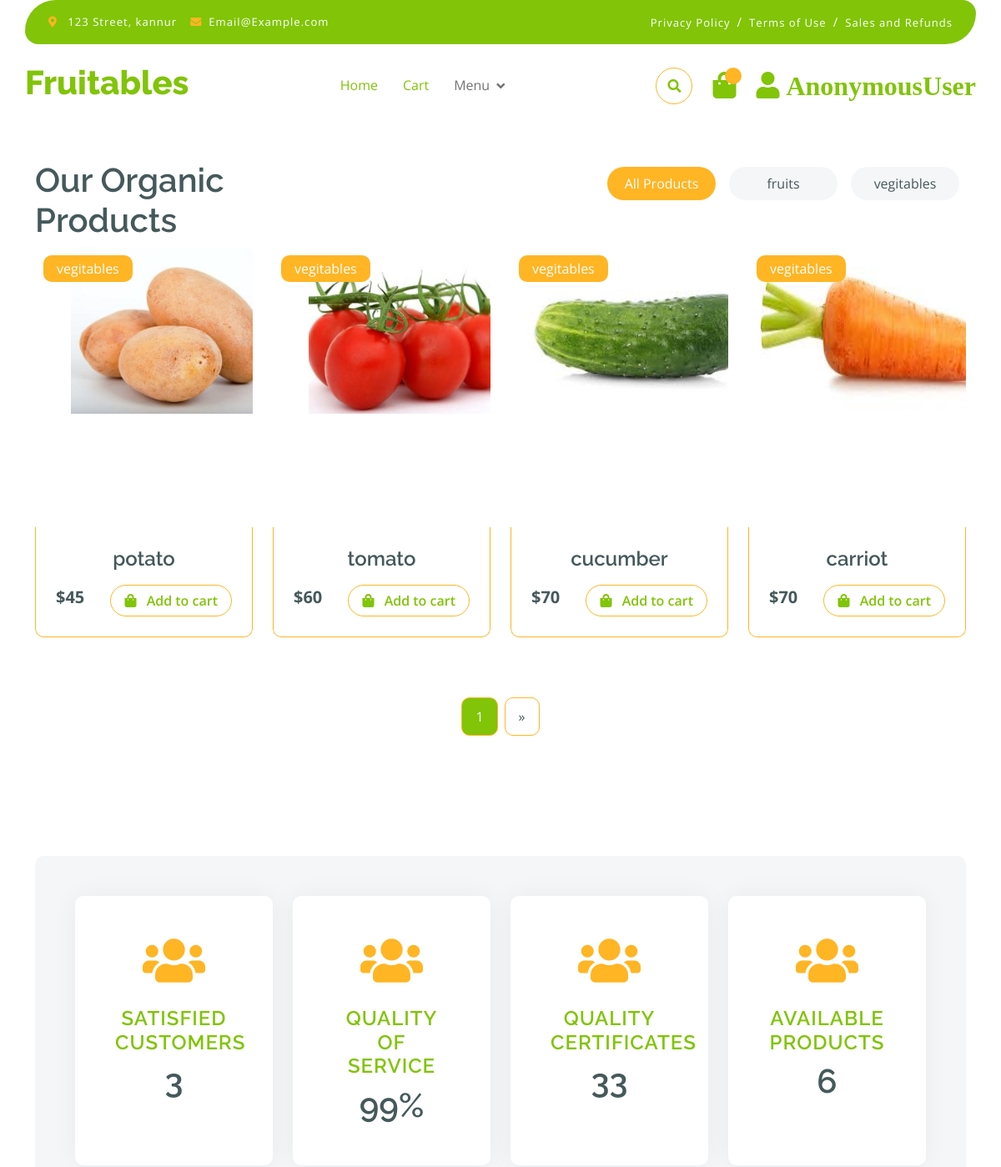
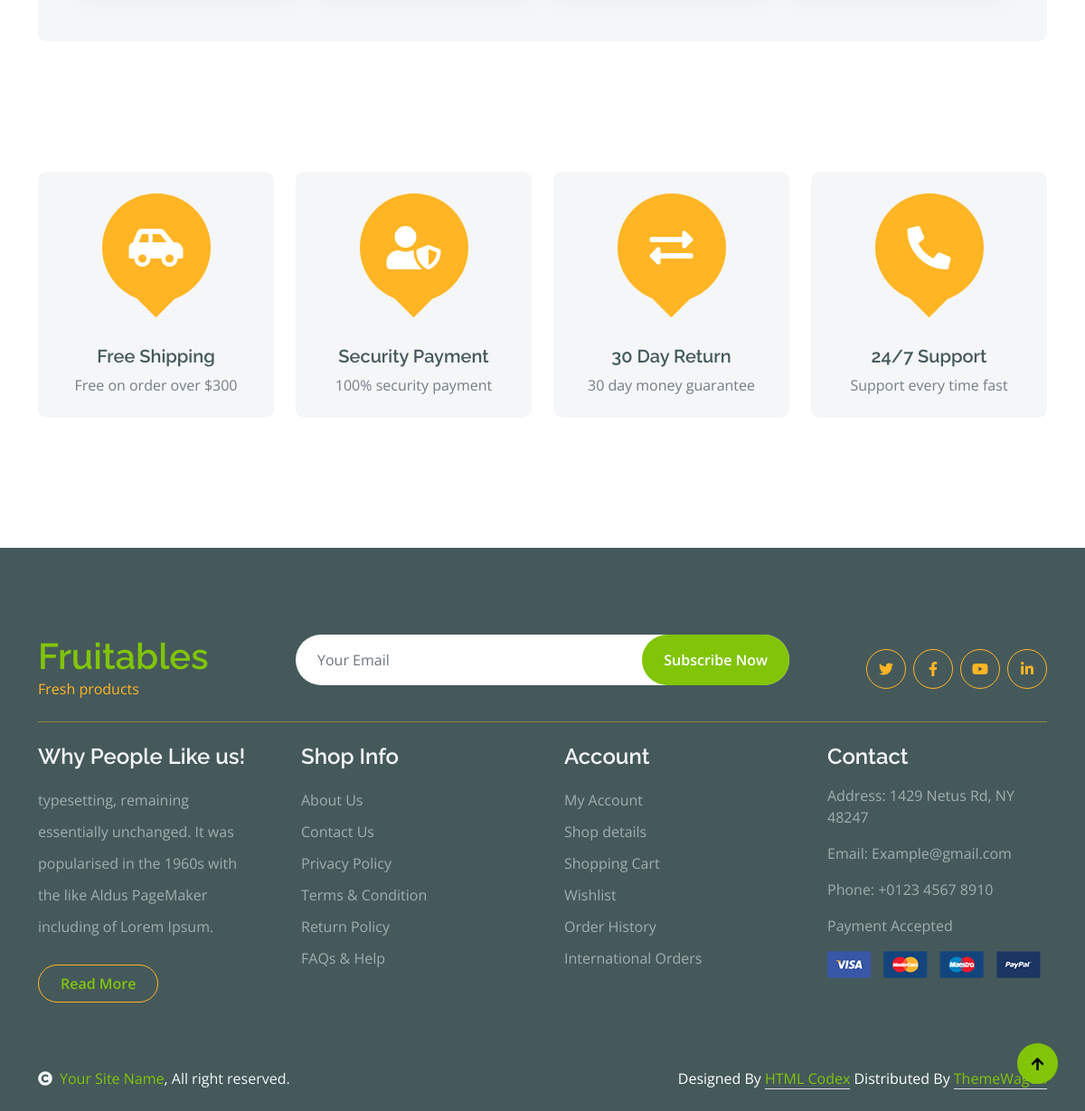
Page /filter/2/ on the committed database (2 pictures, top to bottom).
### app/models.py (models this page shows, shortened)
class Category(models.Model):
    name = models.CharField(max_length=50)
    def __str__(self):
        return self.name

class Product(models.Model):
    name = models.CharField(max_length=50, blank=True, null=True)
    desc = models.TextField(blank=True, null=True)
    price = models.IntegerField(blank=True, null=True)
    image = models.ImageField(
        upload_to='images', default='image not available')
    thumbnails = models.ImageField(upload_to='thumbnail', blank=True)
    categ = models.ForeignKey(
        'category', on_delete=models.CASCADE, blank=True, null=True)
    created = models.DateTimeField(auto_now=True)
    class Meta:
        ordering = ['-created']

### app/views.py (the view)
# urls.py: path('filter/<str:pk>/',productFilter,name='productfilter'),
@cache_page(60 * 15)
def productFilter(request, pk):
    user = User.objects.all().count()
    category = Category.objects.all()
    products = Product.objects.filter(categ=pk)
    total_products = products.count()
    p = Paginator(products, 4)
    page_number = request.GET.get('page')
    try:
        page_obj = p.get_page(page_number)
    except PageNotAnInteger:
        page_obj = p.page(1)
    except EmptyPage:
        page_obj = p.page(p.num_pages)
    context = {'page_obj': page_obj, 'category': category,
               'user': user, 'total_products': total_products}
    return render(request, 'products.html', context)

### templates/products.html (shortened to what this page needs)
{% extends "index.html" %}
{% block products %}
<br>
<br>
<br><br>
<div class="container-fluid fruite py-5">
    <div class="container py-5">
        <div class="tab-class text-center">
            <div class="row g-4">
                <div class="col-lg-4 text-start">
                    <h1>Our Organic Products</h1>
                </div>
                <div class="col-lg-8 text-end">
                    <ul class="nav nav-pills d-inline-flex text-center mb-5">
                        <li class="nav-item">
                            <a class="d-flex m-2 py-2 bg-light rounded-pill active" data-bs-toggle="pill" href="{% url 'index' %}">
                                <span class="text-dark" style="width: 130px;">All Products</span>
                            </a>
                        </li>
                        {% for i in category  %}
                          <li class="nav-item">
                            <a class="d-flex py-2 m-2 bg-light rounded-pill"  href="{% url 'productfilter' i.id %}">
                                <span class="text-dark" style="width: 130px;">{{i.name}}</span>
                            </a>
                        </li>
                        {% endfor %}
                    </ul>
                </div>
            </div>
              <div class="tab-content">
                <div id="tab-1" class="tab-pane fade show p-0 active">
                    <div class="row g-4">
                        <div class="col-lg-12">
                            <div class="row g-4">
                              {% for i in page_obj  %}
                                <div class="col-md-6 col-lg-4 col-xl-3" >
                                  <a href="{% url 'shopdetails' i.id %}">
                                    <div class="rounded position-relative fruite-item" >
                                        <div class="fruite-img">
                                            <img src="{{i.image.url}}" class="img-fluid  rounded-top" alt="" style="height: 200px; ">
                                        </div>
                                        <div class="text-white bg-secondary px-3 py-1 rounded position-absolute" style="top: 10px; left: 10px;">{{i.categ}}</div>
                                        <div class="p-4 border border-secondary border-top-0 rounded-bottom">
                                            <h4>{{i.name}}</h4>
                                            <div class="d-flex justify-content-between flex-lg-wrap">
                                                <p class="text-dark fs-5 fw-bold mb-0"> ${{i.price}}</p>
                                                <a href="{% url 'addtocart' i.id %}" class="btn border border-secondary rounded-pill px-3 text-primary"><i class="fa fa-shopping-bag me-2 text-primary"></i> Add to cart</a>
                                            </div>
                                        </div>
                                    </div>
                                  </a>
                                </div>
                              {%endfor%}
                              <center>
                                <div class="pagination d-flex justify-content-center mt-5">
                                <a href="#" class="active rounded">{{page_obj.number}}</a>
                                {%if page_obj.has_next %}
                                  <a href="?page={{page_obj.next_page_number}}" class="rounded">&raquo;</a>
                                {% endif %}</div>
                                </center>
                            </div>
                        </div>
                    </div>
                </div>
            </div>
        </div>
    </div>
  </div>
  <div class="container-fluid py-5">
    <div class="container">
      <div class="bg-light p-5 rounded">
        <div class="row g-4 justify-content-center">
          <div class="col-md-6 col-lg-6 col-xl-3">
            <div class="counter bg-white rounded p-5">
              <i class="fa fa-users text-secondary"></i>
              <h4>satisfied customers</h4>
              <h1>{{user}}</h1>
            </div>
          </div>
          <div class="col-md-6 col-lg-6 col-xl-3">
            <div class="counter bg-white rounded p-5">
              <i class="fa fa-users text-secondary"></i>
              <h4>quality of service</h4>
              <h1>99%</h1>
            </div>
          </div>
          <div class="col-md-6 col-lg-6 col-xl-3">
            <div class="counter bg-white rounded p-5">
              <i class="fa fa-users text-secondary"></i>
              <h4>quality certificates</h4>
              <h1>33</h1>
            </div>
          </div>
          <div class="col-md-6 col-lg-6 col-xl-3">
            <div class="counter bg-white rounded p-5">
              <i class="fa fa-users text-secondary"></i>
              <h4>Available Products</h4>
              <h1>{{total_products}}</h1>
            </div>
          </div>
        </div>
      </div>
    </div>
  </div>
     <div class="container-fluid featurs py-5">
      <div class="container py-5">
        <div class="row g-4">
          <div class="col-md-6 col-lg-3">
            <div class="featurs-item text-center rounded bg-light p-4">
              <div
                class="featurs-icon btn-square rounded-circle bg-secondary mb-5 mx-auto"
              >
                <i class="fas fa-car-side fa-3x text-white"></i>
              </div>
              <div class="featurs-content text-center">
                <h5>Free Shipping</h5>
                <p class="mb-0">Free on order over $300</p>
              </div>
            </div>
          </div>
          <div class="col-md-6 col-lg-3">
            <div class="featurs-item text-center rounded bg-light p-4">
              <div
                class="featurs-icon btn-square rounded-circle bg-secondary mb-5 mx-auto"
              >
                <i class="fas fa-user-shield fa-3x text-white"></i>
              </div>
              <div class="featurs-content text-center">
                <h5>Security Payment</h5>
                <p class="mb-0">100% security payment</p>
              </div>
            </div>
          </div>
          <div class="col-md-6 col-lg-3">
            <div class="featurs-item text-center rounded bg-light p-4">
              <div
                class="featurs-icon btn-square rounded-circle bg-secondary mb-5 mx-auto"
              >
                <i class="fas fa-exchange-alt fa-3x text-white"></i>
              </div>
              <div class="featurs-content text-center">
                <h5>30 Day Return</h5>
                <p class="mb-0">30 day money guarantee</p>
              </div>
            </div>
          </div>
          <div class="col-md-6 col-lg-3">
            <div class="featurs-item text-center rounded bg-light p-4">
              <div
                class="featurs-icon btn-square rounded-circle bg-secondary mb-5 mx-auto"
              >
                <i class="fa fa-phone-alt fa-3x text-white"></i>
              </div>
              <div class="featurs-content text-center">
                <h5>24/7 Support</h5>
                <p class="mb-0">Support every time fast</p>
              </div>
            </div>
          </div>
        </div>
      </div>
    </div>
{% endblock products %}

### static/css1/style.css (style rules this page uses)
.btn { font-weight: 600; transition: .5s; }
.btn-square { width: 32px; height: 32px; }
.btn-square, .btn-sm-square, .btn-md-square, .btn-lg-square { padding: 0; display: flex; align-items: center; justify-content: center; font-weight: normal; }
.btn.border-secondary { transition: 0.5s; }
.featurs .featurs-item .featurs-icon { position: relative; width: 120px; height: 120px; }
.featurs .featurs-item .featurs-icon::after { content: ""; width: 35px; height: 35px; background: var(--bs-secondary); position: absolute; bottom: -10px; transform: translate(-50%); transform: rotate(45deg); background: var(--bs-secondary); }
.fruite .tab-class .nav-item a.active { background: var(--bs-secondary) !important; }
.fruite .tab-class .nav-item a.active span { color: var(--bs-white) !important; }
.fruite .fruite-item { height: 100%; transition: 0.5s; }
.fruite-img { overflow: hidden; transition: 0.5s; border-radius: 10px 10px 0 0; width: 336px; height: 336px; }
.fruite .fruite-item { overflow: hidden; transition: 0.5s; border-radius: 10px 10px 0 0; }
.fruite .fruite-item .fruite-img img { transition: 0.5s; }
.counter { height: 100%; text-align: center; box-shadow: 0 0 30px rgba(0, 0, 0, 0.05); }
.counter i { font-size: 60px; margin-bottom: 25px; }
.counter h4 { color: var(--bs-primary); letter-spacing: 1px; text-transform: uppercase; }
.counter h1 { margin-bottom: 0; }
.pagination { display: inline-block; }
.pagination a { color: var(--bs-dark); padding: 10px 16px; text-decoration: none; transition: 0.5s; border: 1px solid var(--bs-secondary); margin: 0 4px; }
.pagination a.active { background-color: var(--bs-primary); color: var(--bs-light); border: 1px solid var(--bs-secondary); }

### rows in the picture
Category: name "fruits"
Category: name "vegitables"
Product: image (picture), categ "vegitables", name "potato", price "45"
Product: image (picture), categ "vegitables", name "tomato", price "60"
Product: image (picture), categ "vegitables", name "cucumber", price "70"
Product: image (picture), categ "vegitables", name "carriot", price "70"

### other values in the picture
{{ request.user }} "AnonymousUser"
{{ page_obj.number }} "1"
{{ user }} "3"
{{ total_products }} "6"
